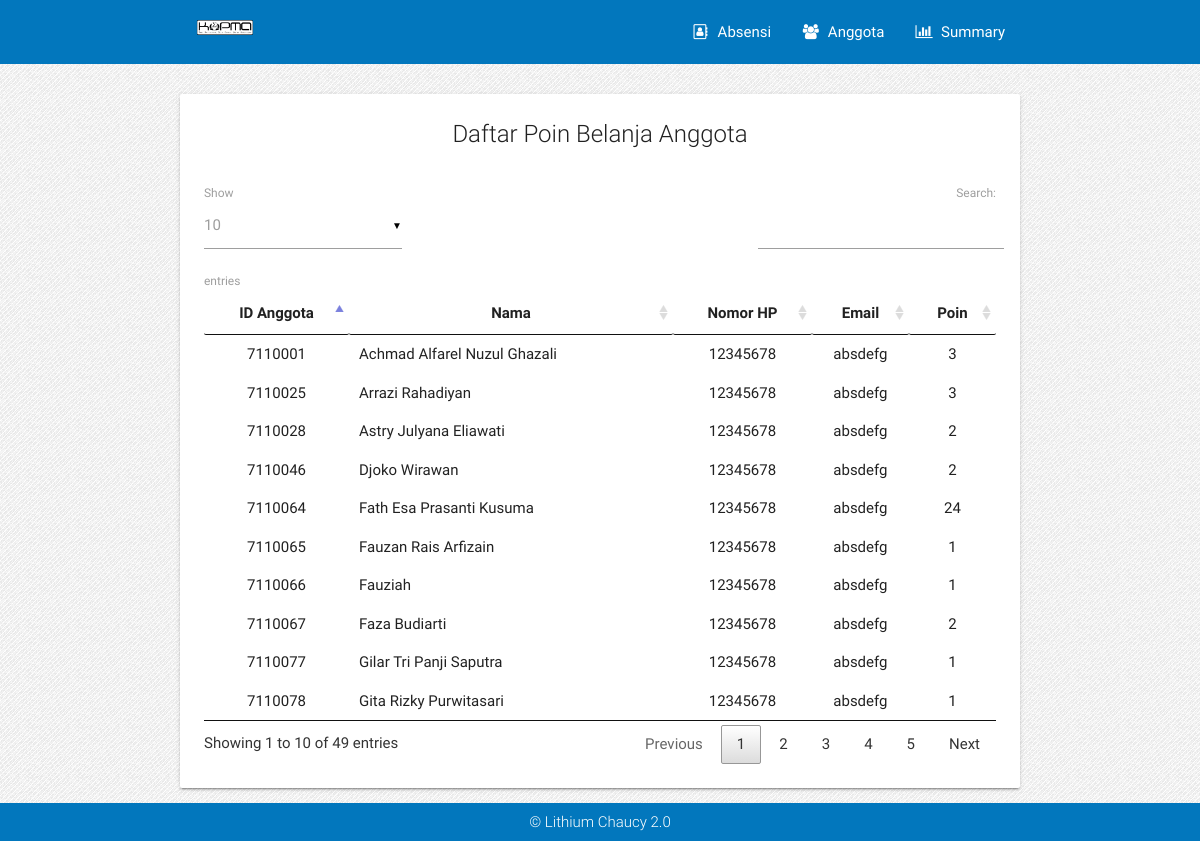
Page /index.php/anggota/daftarpoin on the committed database.
### tables this page shows
CREATE TABLE `anggota` (
  `id_anggota` varchar(7) NOT NULL,
  `nama` varchar(30) NOT NULL,
  `no_hp` varchar(15) NOT NULL,
  `email` varchar(50) NOT NULL
);

### application/controllers/Anggota.php (called while the page is built, shortened)
<?php
class Anggota extends CI_Controller {
  function __construct() {
    $this->load->library('pagination');
  }
     public function daftarpoin() {
         $this->load->view('template/PageHead');
         $this->load->view('template/Navbar');
         $jumlah_data = $this->anggota_model->jumlah_data();
         $config['base_url']=base_url().'anggota/daftarpoin';
         $config['total_rows'] = $jumlah_data;
         $config['per_page'] = 10;
         $from = $this->uri->segment(3);
         $data['daftar_poinanggota']=$this->anggota_model->daftar_poinanggota($config['per_page'],$from);
         $this->load->view('anggota_poin',$data);
         $this->load->view('template/PageEnd');
     }
}

### index.php (called while the page is built, shortened)
<?php
require_once BASEPATH.'core/CodeIgniter.php';

### application/config/config.php (called while the page is built, shortened)
<?php
if (!empty($_SERVER['HTTPS']) && ('on' == $_SERVER['HTTPS'])) {
	$uri = 'https://';
} else {
	$uri = 'http://';
}
$uri .= $_SERVER['HTTP_HOST'];
$config['base_url'] = $uri.'/Lithium_Chauchy_2.0/';
$config['index_page'] = '';
$config['uri_protocol']	= 'REQUEST_URI';
$config['url_suffix'] = '';
$config['language']	= 'english';
$config['charset'] = 'UTF-8';
$config['enable_hooks'] = FALSE;
$config['subclass_prefix'] = 'MY_';
$config['composer_autoload'] = FALSE;
$config['permitted_uri_chars'] = 'a-z 0-9~%.:_\-=()';
$config['allow_get_array'] = TRUE;
$config['enable_query_strings'] = FALSE;
$config['controller_trigger'] = 'c';
$config['function_trigger'] = 'm';
$config['directory_trigger'] = 'd';
$config['log_threshold'] = 0;
$config['log_path'] = '';
$config['log_file_extension'] = '';
$config['log_file_permissions'] = 0644;
$config['log_date_format'] = 'Y-m-d H:i:s';
$config['error_views_path'] = '';
$config['cache_path'] = '';
$config['cache_query_string'] = FALSE;
$config['encryption_key'] = '';
$config['sess_driver'] = 'files';
$config['sess_cookie_name'] = 'ci_session';
$config['sess_expiration'] = 7200;
$config['sess_save_path'] = NULL;
$config['sess_match_ip'] = FALSE;
$config['sess_time_to_update'] = 300;
$config['sess_regenerate_destroy'] = FALSE;
$config['cookie_prefix']	= '';
$config['cookie_domain']	= '';
$config['cookie_path']		= '/';
$config['cookie_secure']	= FALSE;
$config['cookie_httponly'] 	= FALSE;
$config['standardize_newlines'] = FALSE;
$config['global_xss_filtering'] = FALSE;
$config['csrf_protection'] = FALSE;
$config['csrf_token_name'] = 'csrf_test_name';
$config['csrf_cookie_name'] = 'csrf_cookie_name';
$config['csrf_expire'] = 7200;
$config['csrf_regenerate'] = TRUE;
$config['csrf_exclude_uris'] = array();
$config['compress_output'] = FALSE;
$config['time_reference'] = 'local';
$config['rewrite_short_tags'] = FALSE;
$config['proxy_ips'] = '';

### application/models/anggota_model.php (called while the page is built, shortened)
<?php
class Anggota_model extends CI_Model {
     public function jumlah_data(){
   		return $this->db->get_where('anggota')->num_rows();
   	}
    public function daftar_poinanggota($number,$offset){
      $this->db->select('a.id_anggota, a.nama, a.no_hp, a.email, count(*) AS myCount')
      ->from('anggota a, poinbelanja p')
      ->where('a.id_anggota = p.id_anggota')
      ->group_by('a.id_anggota', 'a.nama')
      ->order_by('a.id_anggota', 'ASC');
      return $this->db->get()->result();
  	}
}

### application/views/anggota_poin.php (the view, shortened to what this page needs)
<br/>
<div class="container">
  <div class="card">
    <div class="card-content">
      <span class="card-title center">Daftar Poin Belanja Anggota</span>
      <br>
      <table id="know" class="table table-striped highlight">
        <thead>
          <tr>
            <th class="center">ID Anggota</th>
            <th class="center">Nama</th>
            <th class="center">Nomor HP</th>
            <th class="center">Email</th>
            <th class="center">Poin</th>
          </tr>
        </thead>
        <tbody class="text-left">
          <?php
            foreach($daftar_poinanggota as $row){
              ?>
            <tr>
              <td class="center">
                <?php echo $row->id_anggota; ?>
              </td>
              <td class="">
                <?php echo $row->nama; ?>
              </td>
              <td class="center">
                <?php echo $row->no_hp; ?>
              </td>
              <td class="center">
                <?php echo $row->email; ?>
              </td>
              <td class="center">
                <?php echo $row->myCount; ?>
              </td>
            </tr>
            <?php
          }
            ?>
        </tbody>
      </table>
    </div>
  </div>
</div>

### application/views/template/PageHead.php (shortened to what this page needs)
<!DOCTYPE html>
<head>
  <link href="<?php echo base_url(); ?>assets/css/materialize.css" type="text/css" rel="stylesheet" media="screen,projection"/>
  <link rel="stylesheet" type="text/css" href="<?php echo base_url(); ?>assets/css/jquery.dataTables.min.css"/>
  <link href="<?php echo base_url(); ?>assets/css/font-awesome.min.css" type="text/css" rel="stylesheet" media="screen,projection"/>
  <link href="<?php echo base_url(); ?>assets/css/font-awesome.css" type="text/css" rel="stylesheet"/>
</head>
<body>
  <main>

### application/views/template/Navbar.php (shortened to what this page needs)
 <nav class="z-depth-0  light-blue darken-3" role="navigation">
  <div class="nav-wrapper container">
    <ul class="left hide-on-med-and-down">
      <li class="center"><?php echo anchor('#', '<img src="assets/images/kopma.png" style="width:60px;">');?></li>
    </ul>
    <ul class="right hide-on-med-and-down">
      <li><a class="dropdown-button" href="#!" data-activates="absensi"><i class="fa fa-address-book-o fa-fw" aria-hidden="true"></i>&nbsp; Absensi</a></li>
      <li><a class="dropdown-button" href="#!" data-activates="anggota"><i class="fa fa-users fa-fw" aria-hidden="true"></i>&nbsp; Anggota</a></li>
      <li><a href="<?php echo base_url()?>summary"><i class="fa fa-bar-chart fa-fw" aria-hidden="true"></i>&nbsp; Summary</a></li>
    </ul>
  </div>
</nav>

### application/views/template/PageEnd.php (shortened to what this page needs)
</main>
<footer class="footer-page">
  <div class="light-blue darken-3 footer-copyright center light white-text" style="padding:0.5em;">
    &copy; Lithium Chaucy 2.0
  </div>
</footer>
</body>
</html>

### application/views/template/PageHead.php (style rules this page uses)
body { display: flex; min-height: 100vh; flex-direction: column; }
main { flex: 1 0 auto; }

### application/views/anggota_poin.php (style rules this page uses)
body { background: url(assets/images/bg2.png); }

### rows in the picture
anggota: id_anggota "7110001", nama "Achmad Alfarel Nuzul Ghazali", no_hp "12345678", email "absdefg", myCount "3"
anggota: id_anggota "7110025", nama "Arrazi Rahadiyan", no_hp "12345678", email "absdefg", myCount "3"
anggota: id_anggota "7110028", nama "Astry Julyana Eliawati", no_hp "12345678", email "absdefg", myCount "2"
anggota: id_anggota "7110046", nama "Djoko Wirawan", no_hp "12345678", email "absdefg", myCount "2"
anggota: id_anggota "7110064", nama "Fath Esa Prasanti Kusuma", no_hp "12345678", email "absdefg", myCount "24"
anggota: id_anggota "7110065", nama "Fauzan Rais Arfizain", no_hp "12345678", email "absdefg", myCount "1"
anggota: id_anggota "7110066", nama "Fauziah", no_hp "12345678", email "absdefg", myCount "1"
anggota: id_anggota "7110067", nama "Faza Budiarti", no_hp "12345678", email "absdefg", myCount "2"
anggota: id_anggota "7110077", nama "Gilar Tri Panji Saputra", no_hp "12345678", email "absdefg", myCount "1"
anggota: id_anggota "7110078", nama "Gita Rizky Purwitasari", no_hp "12345678", email "absdefg", myCount "1"
